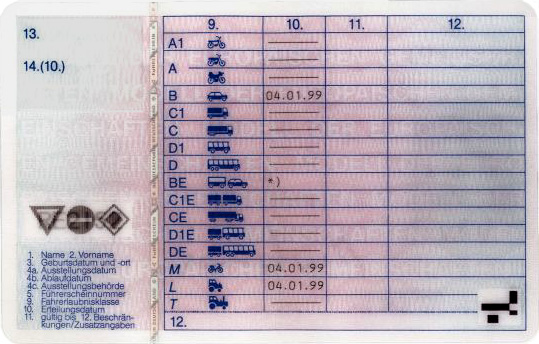
#> input picture production/references/de/drivers_license/wm_13a582c865fbd2.jpg, 539 x 344 px
$ python -i text_extract.py   (imports and definitions only)
#> lines starting #> are read from the running program, lines starting #| are printed output that depends on the picture; after the words box and inside, x2 and y2 are one past the last pixel; in counts of white or black regions, pixels touching at a corner belong together
#> further down, picture is the input picture: shape (344, 539, 3); mean B, G, R 187.8, 177.2, 188.4
"""
ID card visible text extraction.

Runs tesseract OCR on the full ID image (no character whitelist) and
attempts to identify standard fields (name, ID number, dates, etc.)
from the raw text.

For passports the MRZ fields (from mrz.py) are already structured —
this module handles the visible printed text on the bio-data page and
on card-format documents.
"""

import re
import base64
from pathlib import Path

try:
    import cv2
    import numpy as np
    CV2_OK = True
except ImportError:
    CV2_OK = False

# [16 lines not run here, left out]


# ── Public API ────────────────────────────────────────────────────────────────

# [50 lines left out: function extract_text, not called in this run]


# ── Preprocessing ─────────────────────────────────────────────────────────────

def _preprocess(img: 'np.ndarray') -> 'np.ndarray':
    h, w = img.shape[:2]
#> h = 344; w = 539
    if w < 1200:
        scale = 1200 / w
#> scale = 2.23
        img   = cv2.resize(img, (1200, int(h * scale)), interpolation=cv2.INTER_CUBIC)
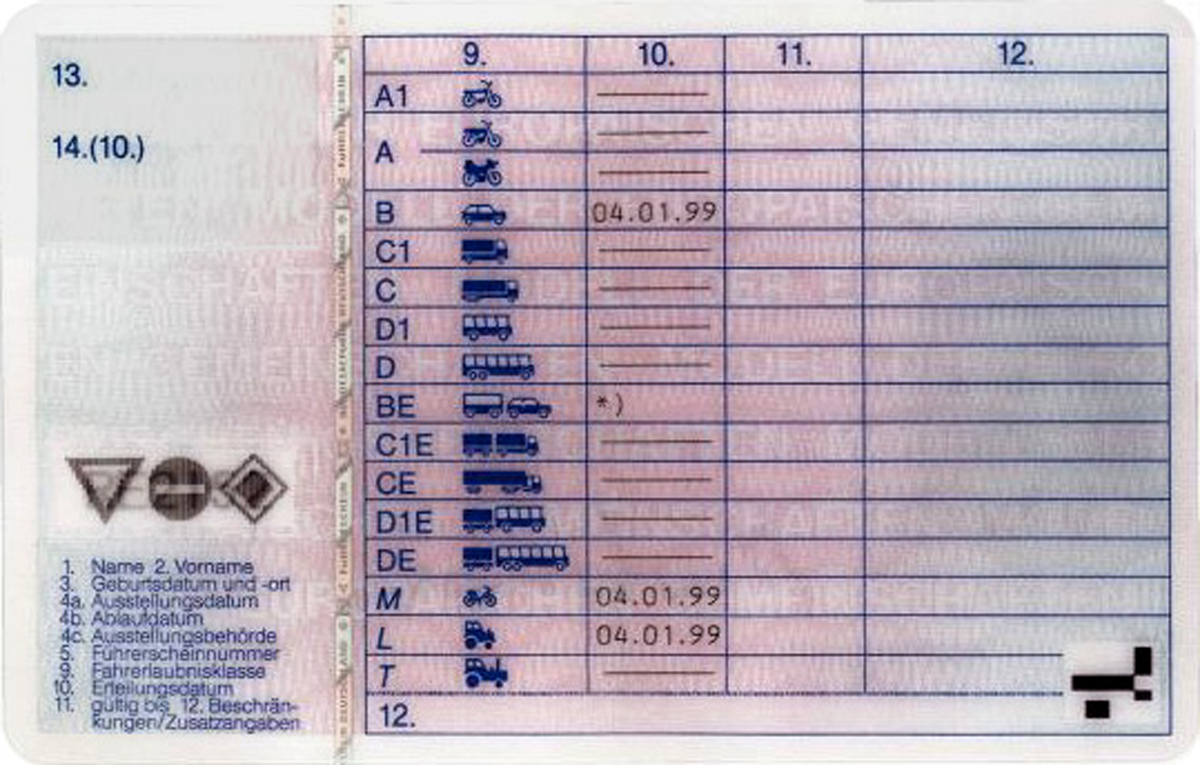
#> img: shape (765, 1200, 3); mean of channels 0, 1, 2 187.8, 177.2, 188.4; drawn as B, G, R
    gray = cv2.cvtColor(img, cv2.COLOR_BGR2GRAY)
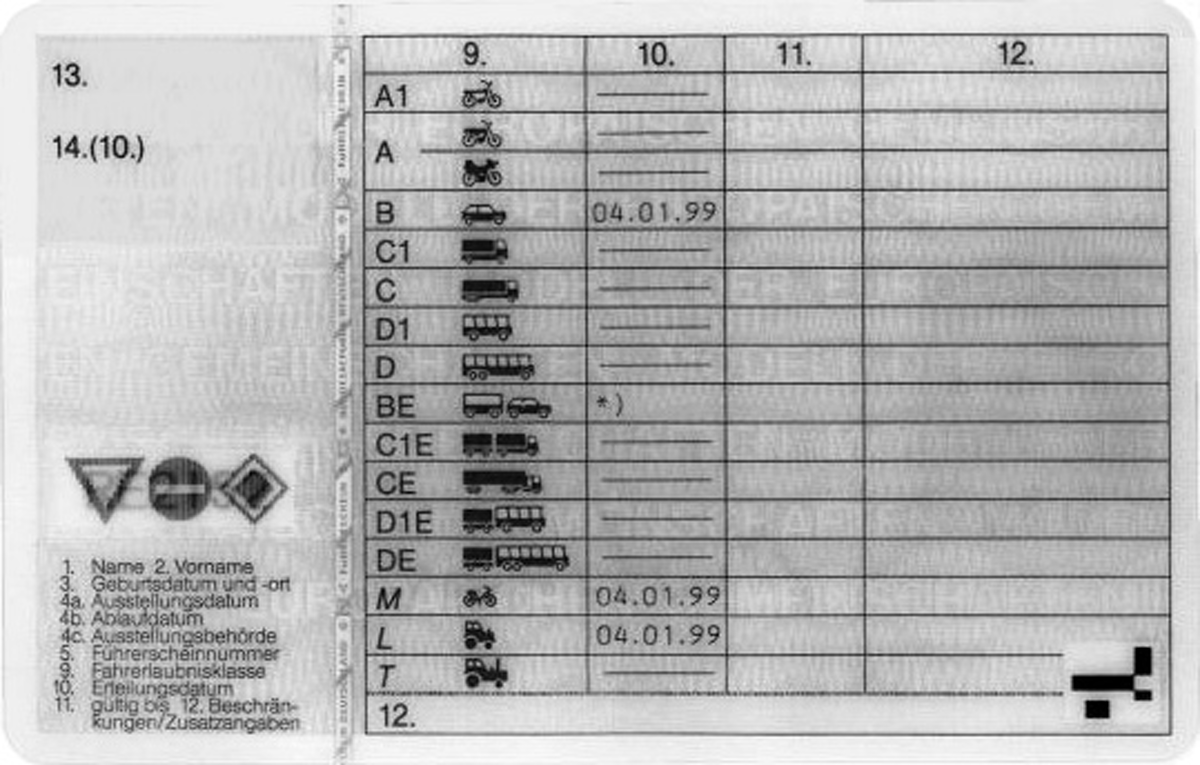
#> gray: shape (765, 1200); min 0, max 255, mean 181.8
    binary = cv2.adaptiveThreshold(
        gray, 255,
        cv2.ADAPTIVE_THRESH_GAUSSIAN_C, cv2.THRESH_BINARY,
        31, 10,
    )
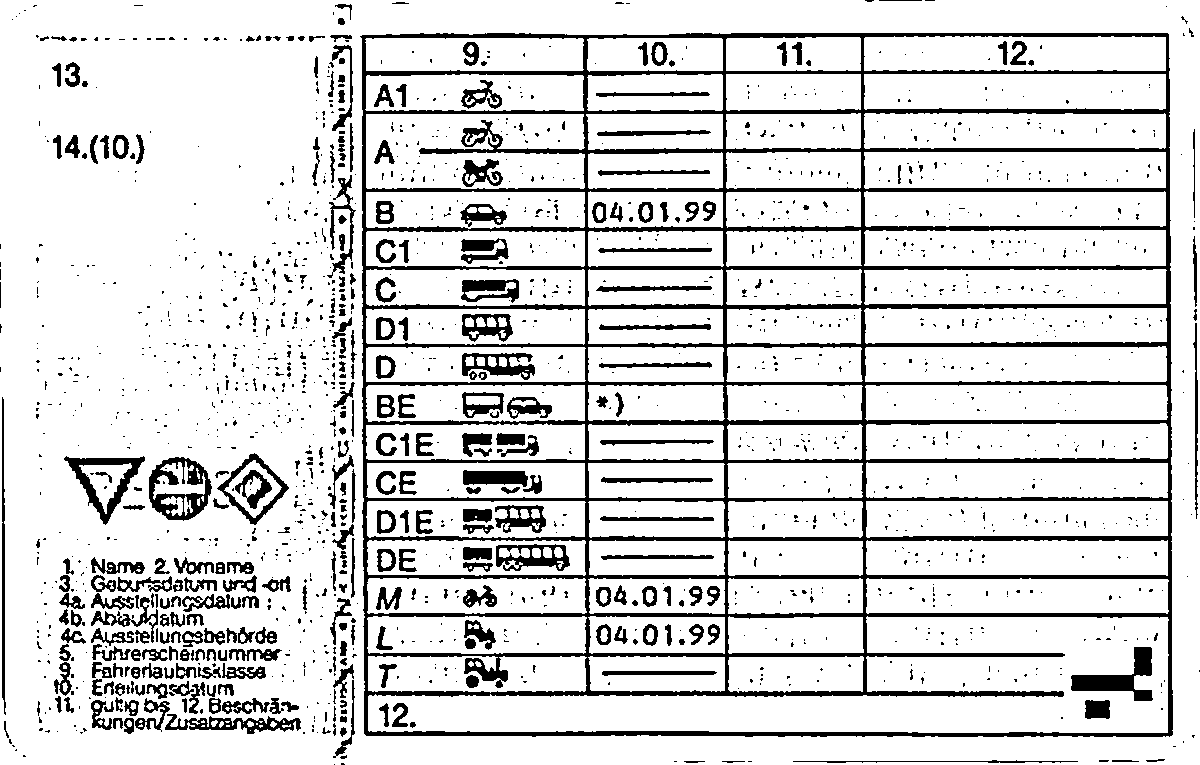
#> binary: shape (765, 1200); 85.1% white; 1756 black regions (1406 under 20 px), largest, box (x1, y1, x2, y2) and area: (360, 33, 1173, 737) 71766, (149, 457, 212, 521) 1817, (1071, 647, 1153, 701) 1708
    return binary


# ── Field extraction ──────────────────────────────────────────────────────────

_DATE_RE = re.compile(
    r'\b(\d{2}[/\-\.]\d{2}[/\-\.]\d{4}'   # DD/MM/YYYY
    r'|\d{4}[/\-\.]\d{2}[/\-\.]\d{2}'     # YYYY-MM-DD
    r'|\d{2}\s+\w{3,9}\s+\d{4})\b',       # 15 April 1990
    re.IGNORECASE,
)

_ID_RE = re.compile(r'\b([A-Z]{0,3}\d{5,15}[A-Z]{0,3})\b')

_NAME_KEYWORDS    = ('SURNAME', 'FAMILY NAME', 'LAST NAME', 'NOM', 'APELLIDO')
_GIVEN_KEYWORDS   = ('GIVEN NAME', 'FIRST NAME', 'PRÉNOM', 'FORENAME', 'NOMBRE')
_ID_KEYWORDS      = ('ID NO', 'ID NUMBER', 'DOCUMENT NO', 'PASSPORT NO', 'NIN',
                     'NUMBER', 'NUMERO', 'NUMÉRO', 'CARD NO')
_DOB_KEYWORDS     = ('DATE OF BIRTH', 'DOB', 'BIRTH DATE', 'BORN', 'DATE NAISS',
                     'DATA NASC', 'FECHA NAC')
_EXPIRY_KEYWORDS  = ('EXPIRY', 'EXPIRES', 'EXPIRATION', 'VALID UNTIL', 'DATE EXPIR',
                     'GÜLTIG BIS', 'VALIDO HASTA')
_NATION_KEYWORDS  = ('NATIONALITY', 'NATIONALITÉ', 'NATIONALITÄT', 'NAZIONALITÀ')
_SEX_KEYWORDS     = ('SEX', 'GENDER', 'SEXE', 'GESCHLECHT')
_ADDR_KEYWORDS    = ('ADDRESS', 'ADDR', 'RESIDENCE', 'DOMICILE', 'WOHNORT')


# [100 lines left out: functions _extract_fields, _decode, _err, not called in this run]

>>> import cv2
>>> picture = cv2.imread('../references/de/drivers_license/wm_13a582c865fbd2.jpg')
>>> result = _preprocess(picture)

$ run again, on production/references/de/drivers_license/wm_1d6d33e230488b.jpg
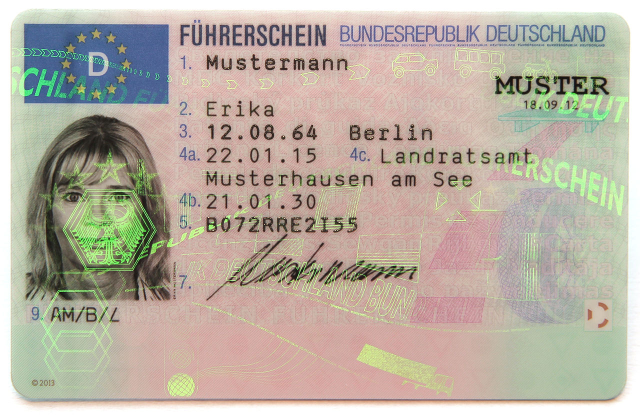
#> input picture production/references/de/drivers_license/wm_1d6d33e230488b.jpg, 1280 x 830 px (shown at 1/2 size)
#> picture is the input picture: shape (830, 1280, 3); mean B, G, R 162.2, 175.6, 184.5
#> in _preprocess, `gray = cv2.cvtColor(img, cv2.COLOR_BGR2GRAY)`:
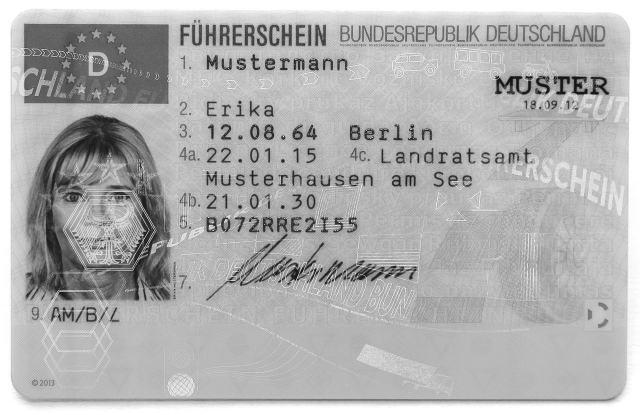
#> gray: shape (830, 1280) (shown at 1/2 size); min 2, max 255, mean 176.7
#> in _preprocess, `binary = cv2.adaptiveThreshold( gray, 255, cv2.ADAPTIVE_THRESH_GAUSSIA..`:
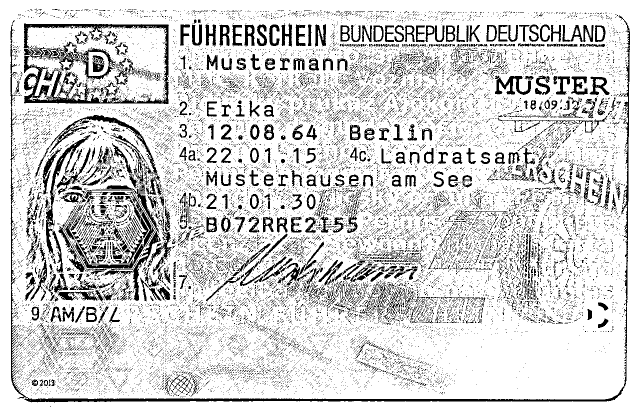
#> binary: shape (830, 1280) (shown at 1/2 size); 82.9% white; 18344 black regions (17506 under 20 px), largest, box (x1, y1, x2, y2) and area: (21, 31, 1260, 805) 11348, (47, 47, 338, 208) 10629, (92, 270, 181, 544) 2704

$ run again, on production/references/de/drivers_license/wm_231c5305b572be.jpg
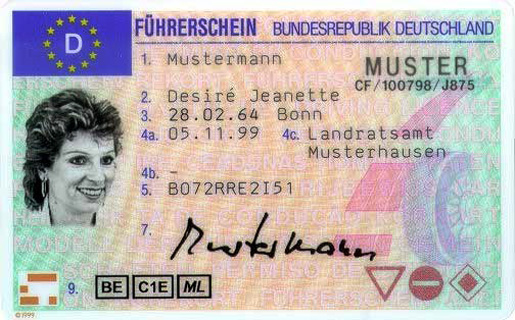
#> input picture production/references/de/drivers_license/wm_231c5305b572be.jpg, 515 x 320 px
#> picture is the input picture: shape (320, 515, 3); mean B, G, R 180.2, 181.6, 189.3
#> in _preprocess, `gray = cv2.cvtColor(img, cv2.COLOR_BGR2GRAY)`:
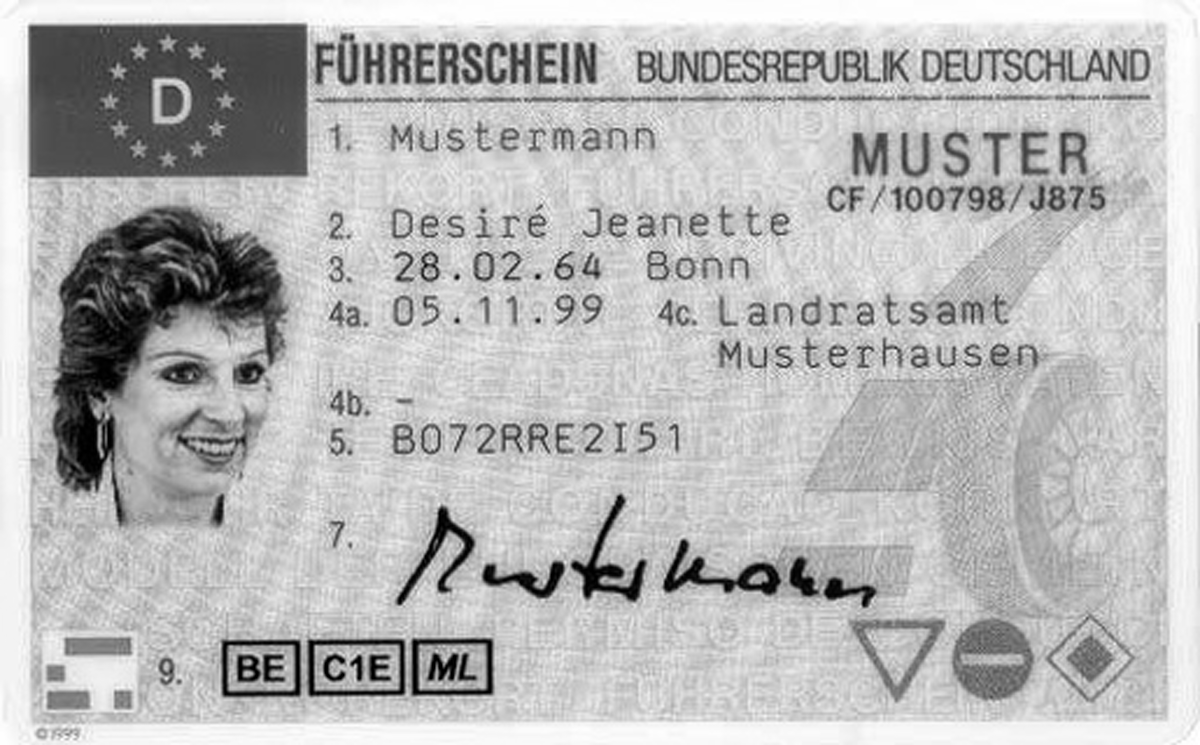
#> gray: shape (745, 1200); min 0, max 255, mean 183.8
#> in _preprocess, `binary = cv2.adaptiveThreshold( gray, 255, cv2.ADAPTIVE_THRESH_GAUSSIA..`:
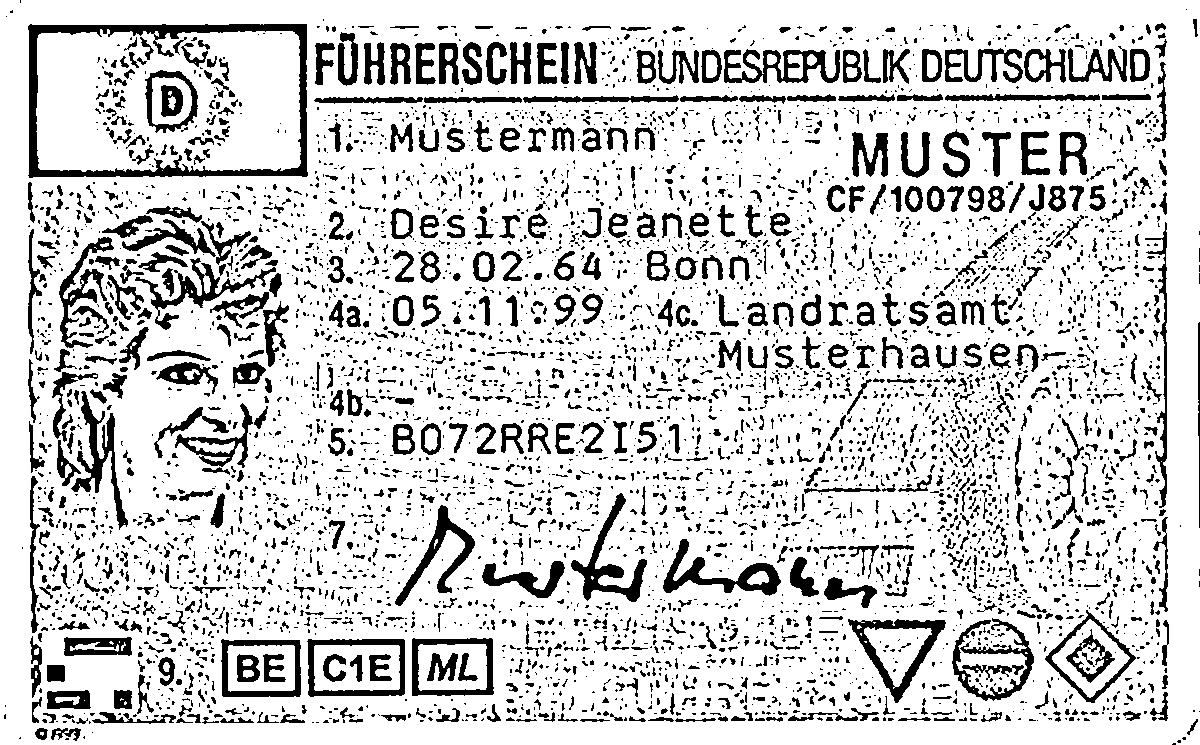
#> binary: shape (745, 1200); 81.9% white; 5194 black regions (4041 under 20 px), largest, box (x1, y1, x2, y2) and area: (28, 24, 308, 178) 6436, (848, 619, 946, 703) 2007, (571, 493, 647, 602) 1988

$ run again, on production/references/de/drivers_license/wm_64a4c7f2f5104b.jpg
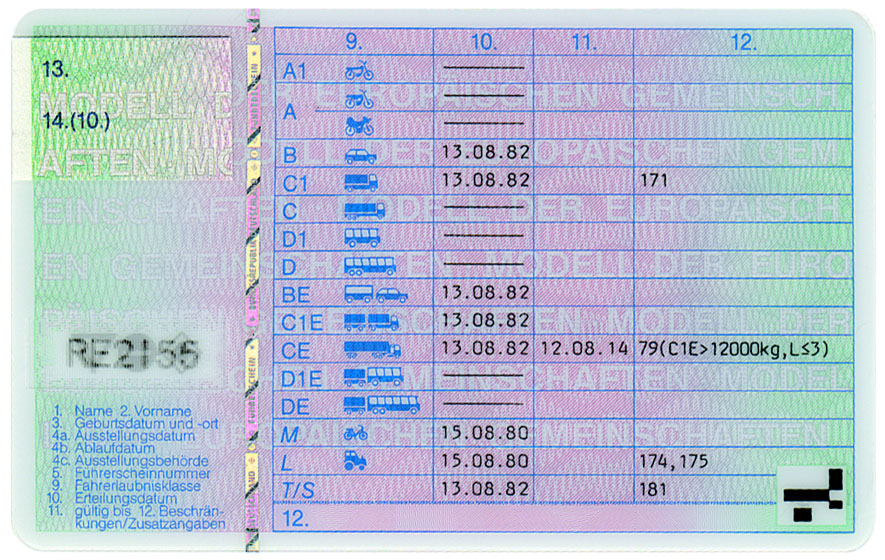
#> input picture production/references/de/drivers_license/wm_64a4c7f2f5104b.jpg, 885 x 560 px
#> picture is the input picture: shape (560, 885, 3); mean B, G, R 210.8, 195.1, 184.1
#> in _preprocess, `gray = cv2.cvtColor(img, cv2.COLOR_BGR2GRAY)`:
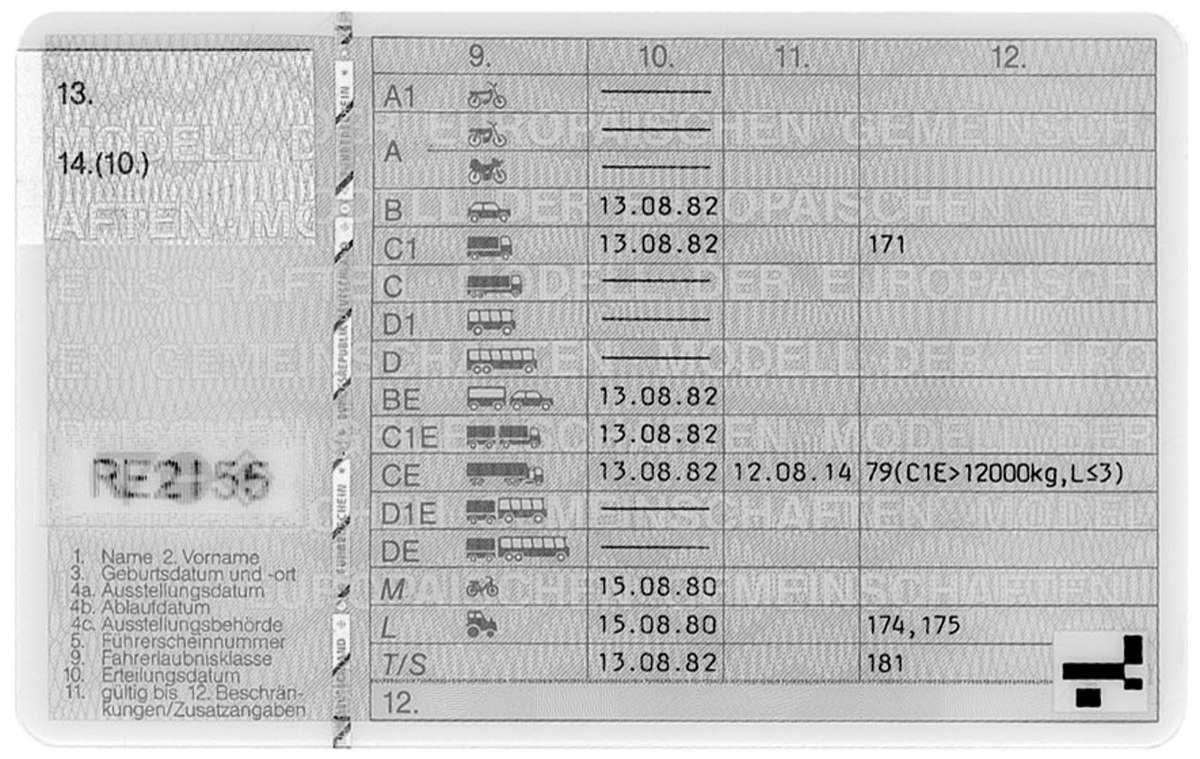
#> gray: shape (759, 1200); min 0, max 255, mean 193.6
#> in _preprocess, `binary = cv2.adaptiveThreshold( gray, 255, cv2.ADAPTIVE_THRESH_GAUSSIA..`:
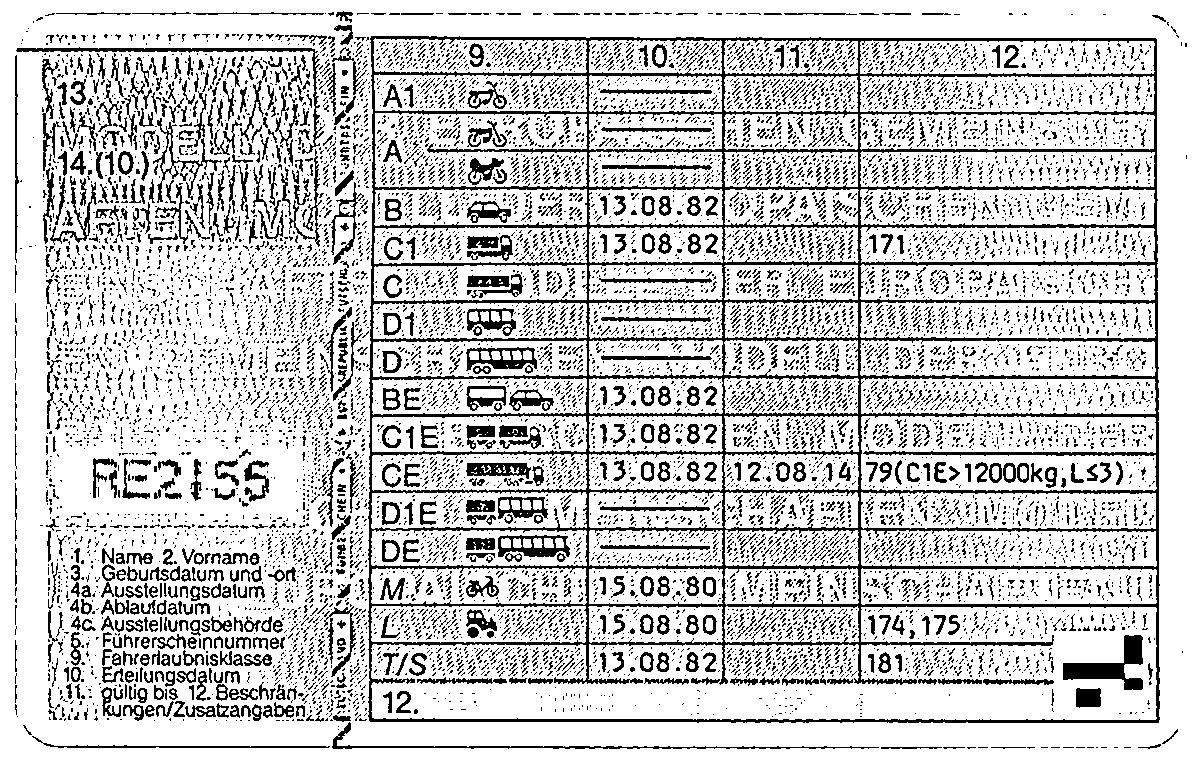
#> binary: shape (759, 1200); 79.2% white; black in thin lines or dots
